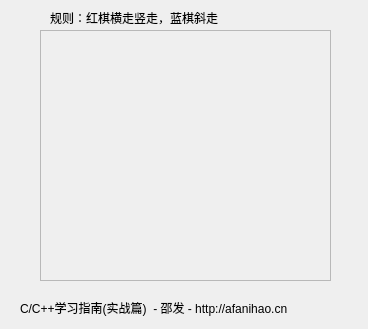
<?xml version="1.0" encoding="UTF-8"?>
<ui version="4.0">
 <class>Demo001Class</class>
 <widget class="QWidget" name="Demo001Class">
  <property name="geometry">
   <rect>
    <x>0</x>
    <y>0</y>
    <width>368</width>
    <height>329</height>
   </rect>
  </property>
  <property name="windowTitle">
   <string>Demo001 棋盘游戏</string>
  </property>
  <widget class="GameView" name="frame">
   <property name="geometry">
    <rect>
     <x>40</x>
     <y>30</y>
     <width>291</width>
     <height>251</height>
    </rect>
   </property>
   <property name="frameShape">
    <enum>QFrame::StyledPanel</enum>
   </property>
   <property name="frameShadow">
    <enum>QFrame::Raised</enum>
   </property>
  </widget>
  <widget class="QLabel" name="label">
   <property name="geometry">
    <rect>
     <x>20</x>
     <y>300</y>
     <width>331</width>
     <height>16</height>
    </rect>
   </property>
   <property name="text">
    <string>C/C++学习指南(实战篇)  - 邵发 - http://afanihao.cn </string>
   </property>
  </widget>
  <widget class="QLabel" name="label_2">
   <property name="geometry">
    <rect>
     <x>50</x>
     <y>10</y>
     <width>271</width>
     <height>16</height>
    </rect>
   </property>
   <property name="text">
    <string>规则：红棋横走竖走，蓝棋斜走</string>
   </property>
  </widget>
 </widget>
 <layoutdefault spacing="6" margin="11"/>
 <customwidgets>
  <customwidget>
   <class>GameView</class>
   <extends>QFrame</extends>
   <header>GameView.h</header>
   <container>1</container>
  </customwidget>
 </customwidgets>
 <resources>
  <include location="../demo001.qrc"/>
 </resources>
 <connections/>
</ui>
